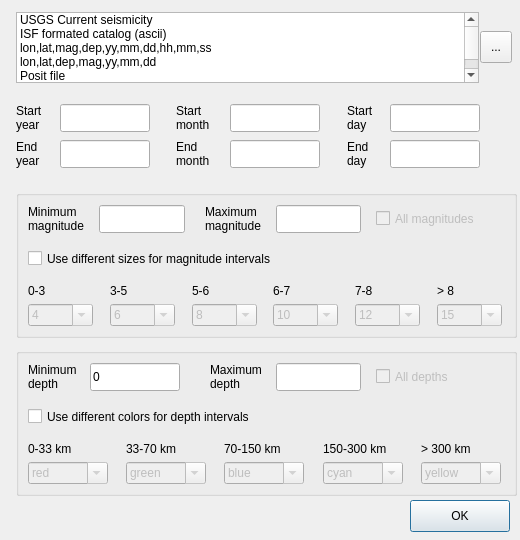
<?xml version="1.0" encoding="UTF-8"?>
<ui version="4.0">
 <class>PlotSeismicityDialog</class>
 <widget class="QDialog" name="PlotSeismicityDialog">
  <property name="geometry">
   <rect>
    <x>0</x>
    <y>0</y>
    <width>520</width>
    <height>540</height>
   </rect>
  </property>
  <property name="windowTitle">
   <string>Plot seismicity</string>
  </property>
  <widget class="QListWidget" name="catalogFormatList">
   <property name="geometry">
    <rect>
     <x>16</x>
     <y>12</y>
     <width>463</width>
     <height>71</height>
    </rect>
   </property>
   <item>
    <property name="text">
     <string>USGS Current seismicity</string>
    </property>
   </item>
   <item>
    <property name="text">
     <string>ISF formated catalog (ascii)</string>
    </property>
   </item>
   <item>
    <property name="text">
     <string>lon,lat,mag,dep,yy,mm,dd,hh,mm,ss</string>
    </property>
   </item>
   <item>
    <property name="text">
     <string>lon,lat,dep,mag,yy,mm,dd</string>
    </property>
   </item>
   <item>
    <property name="text">
     <string>Posit file</string>
    </property>
   </item>
  </widget>
  <widget class="QToolButton" name="openFileButton">
   <property name="geometry">
    <rect>
     <x>480</x>
     <y>31</y>
     <width>32</width>
     <height>32</height>
    </rect>
   </property>
   <property name="text">
    <string>...</string>
   </property>
  </widget>
  <widget class="QLabel" name="startYearLabel">
   <property name="geometry">
    <rect>
     <x>16</x>
     <y>104</y>
     <width>31</width>
     <height>28</height>
    </rect>
   </property>
   <property name="text">
    <string>Start
year</string>
   </property>
  </widget>
  <widget class="QLineEdit" name="startYearEdit">
   <property name="geometry">
    <rect>
     <x>60</x>
     <y>104</y>
     <width>90</width>
     <height>28</height>
    </rect>
   </property>
  </widget>
  <widget class="QLabel" name="startMonthLabel">
   <property name="geometry">
    <rect>
     <x>176</x>
     <y>104</y>
     <width>41</width>
     <height>28</height>
    </rect>
   </property>
   <property name="text">
    <string>Start
month</string>
   </property>
  </widget>
  <widget class="QLineEdit" name="startMonthEdit">
   <property name="geometry">
    <rect>
     <x>230</x>
     <y>104</y>
     <width>90</width>
     <height>28</height>
    </rect>
   </property>
  </widget>
  <widget class="QLabel" name="startDayLabel">
   <property name="geometry">
    <rect>
     <x>347</x>
     <y>104</y>
     <width>41</width>
     <height>28</height>
    </rect>
   </property>
   <property name="text">
    <string>Start
day</string>
   </property>
  </widget>
  <widget class="QLineEdit" name="startDayEdit">
   <property name="geometry">
    <rect>
     <x>390</x>
     <y>104</y>
     <width>90</width>
     <height>28</height>
    </rect>
   </property>
  </widget>
  <widget class="QLabel" name="endYearLabel">
   <property name="geometry">
    <rect>
     <x>16</x>
     <y>140</y>
     <width>31</width>
     <height>28</height>
    </rect>
   </property>
   <property name="text">
    <string>End
year</string>
   </property>
  </widget>
  <widget class="QLineEdit" name="endYearEdit">
   <property name="geometry">
    <rect>
     <x>60</x>
     <y>140</y>
     <width>90</width>
     <height>28</height>
    </rect>
   </property>
  </widget>
  <widget class="QLabel" name="endMonthLabel">
   <property name="geometry">
    <rect>
     <x>176</x>
     <y>140</y>
     <width>41</width>
     <height>28</height>
    </rect>
   </property>
   <property name="text">
    <string>End
month</string>
   </property>
  </widget>
  <widget class="QLineEdit" name="endMonthEdit">
   <property name="geometry">
    <rect>
     <x>230</x>
     <y>140</y>
     <width>90</width>
     <height>28</height>
    </rect>
   </property>
  </widget>
  <widget class="QLabel" name="endDayLabel">
   <property name="geometry">
    <rect>
     <x>347</x>
     <y>140</y>
     <width>41</width>
     <height>28</height>
    </rect>
   </property>
   <property name="text">
    <string>End
day</string>
   </property>
  </widget>
  <widget class="QLineEdit" name="endDayEdit">
   <property name="geometry">
    <rect>
     <x>390</x>
     <y>140</y>
     <width>90</width>
     <height>28</height>
    </rect>
   </property>
  </widget>
  <widget class="QGroupBox" name="magnitudeGroupBox">
   <property name="geometry">
    <rect>
     <x>16</x>
     <y>190</y>
     <width>501</width>
     <height>148</height>
    </rect>
   </property>
   <property name="title">
    <string/>
   </property>
   <widget class="QLabel" name="minMagLabel">
    <property name="geometry">
     <rect>
      <x>12</x>
      <y>15</y>
      <width>65</width>
      <height>28</height>
     </rect>
    </property>
    <property name="text">
     <string>Minimum
magnitude</string>
    </property>
   </widget>
   <widget class="QLineEdit" name="minMagEdit">
    <property name="geometry">
     <rect>
      <x>83</x>
      <y>15</y>
      <width>86</width>
      <height>28</height>
     </rect>
    </property>
   </widget>
   <widget class="QLabel" name="maxMagLabel">
    <property name="geometry">
     <rect>
      <x>189</x>
      <y>15</y>
      <width>65</width>
      <height>28</height>
     </rect>
    </property>
    <property name="text">
     <string>Maximum
magnitude</string>
    </property>
   </widget>
   <widget class="QLineEdit" name="maxMagEdit">
    <property name="geometry">
     <rect>
      <x>260</x>
      <y>15</y>
      <width>85</width>
      <height>28</height>
     </rect>
    </property>
   </widget>
   <widget class="QCheckBox" name="allMagnitudesCheckBox">
    <property name="enabled">
     <bool>false</bool>
    </property>
    <property name="geometry">
     <rect>
      <x>360</x>
      <y>19</y>
      <width>114</width>
      <height>19</height>
     </rect>
    </property>
    <property name="text">
     <string>All magnitudes</string>
    </property>
   </widget>
   <widget class="QCheckBox" name="useDifferentSizesCheckBox">
    <property name="geometry">
     <rect>
      <x>12</x>
      <y>59</y>
      <width>477</width>
      <height>19</height>
     </rect>
    </property>
    <property name="text">
     <string>Use different sizes for magnitude intervals</string>
    </property>
   </widget>
   <widget class="QLabel" name="magRangeLabel0_3">
    <property name="geometry">
     <rect>
      <x>12</x>
      <y>94</y>
      <width>68</width>
      <height>14</height>
     </rect>
    </property>
    <property name="text">
     <string>0-3</string>
    </property>
   </widget>
   <widget class="QLabel" name="magRangeLabel3_5">
    <property name="geometry">
     <rect>
      <x>94</x>
      <y>94</y>
      <width>68</width>
      <height>14</height>
     </rect>
    </property>
    <property name="text">
     <string>3-5</string>
    </property>
   </widget>
   <widget class="QLabel" name="magRangeLabel5_6">
    <property name="geometry">
     <rect>
      <x>176</x>
      <y>94</y>
      <width>67</width>
      <height>14</height>
     </rect>
    </property>
    <property name="text">
     <string>5-6</string>
    </property>
   </widget>
   <widget class="QLabel" name="magRangeLabel6_7">
    <property name="geometry">
     <rect>
      <x>257</x>
      <y>94</y>
      <width>68</width>
      <height>14</height>
     </rect>
    </property>
    <property name="text">
     <string>6-7</string>
    </property>
   </widget>
   <widget class="QLabel" name="magRangeLabel7_8">
    <property name="geometry">
     <rect>
      <x>339</x>
      <y>94</y>
      <width>68</width>
      <height>14</height>
     </rect>
    </property>
    <property name="text">
     <string>7-8</string>
    </property>
   </widget>
   <widget class="QLabel" name="magRangeLabelGt8">
    <property name="geometry">
     <rect>
      <x>421</x>
      <y>94</y>
      <width>68</width>
      <height>14</height>
     </rect>
    </property>
    <property name="text">
     <string>&gt; 8</string>
    </property>
   </widget>
   <widget class="QComboBox" name="sizeCombo0_3">
    <property name="enabled">
     <bool>false</bool>
    </property>
    <property name="geometry">
     <rect>
      <x>12</x>
      <y>114</y>
      <width>65</width>
      <height>22</height>
     </rect>
    </property>
    <property name="editable">
     <bool>true</bool>
    </property>
    <item>
     <property name="text">
      <string>4</string>
     </property>
    </item>
   </widget>
   <widget class="QComboBox" name="sizeCombo3_5">
    <property name="enabled">
     <bool>false</bool>
    </property>
    <property name="geometry">
     <rect>
      <x>94</x>
      <y>114</y>
      <width>65</width>
      <height>22</height>
     </rect>
    </property>
    <property name="editable">
     <bool>true</bool>
    </property>
    <item>
     <property name="text">
      <string>6</string>
     </property>
    </item>
   </widget>
   <widget class="QComboBox" name="sizeCombo5_6">
    <property name="enabled">
     <bool>false</bool>
    </property>
    <property name="geometry">
     <rect>
      <x>176</x>
      <y>114</y>
      <width>65</width>
      <height>22</height>
     </rect>
    </property>
    <property name="editable">
     <bool>true</bool>
    </property>
    <item>
     <property name="text">
      <string>8</string>
     </property>
    </item>
   </widget>
   <widget class="QComboBox" name="sizeCombo6_7">
    <property name="enabled">
     <bool>false</bool>
    </property>
    <property name="geometry">
     <rect>
      <x>257</x>
      <y>114</y>
      <width>65</width>
      <height>22</height>
     </rect>
    </property>
    <property name="editable">
     <bool>true</bool>
    </property>
    <item>
     <property name="text">
      <string>10</string>
     </property>
    </item>
   </widget>
   <widget class="QComboBox" name="sizeCombo7_8">
    <property name="enabled">
     <bool>false</bool>
    </property>
    <property name="geometry">
     <rect>
      <x>339</x>
      <y>114</y>
      <width>65</width>
      <height>22</height>
     </rect>
    </property>
    <property name="editable">
     <bool>true</bool>
    </property>
    <item>
     <property name="text">
      <string>12</string>
     </property>
    </item>
   </widget>
   <widget class="QComboBox" name="sizeComboGt8">
    <property name="enabled">
     <bool>false</bool>
    </property>
    <property name="geometry">
     <rect>
      <x>421</x>
      <y>114</y>
      <width>65</width>
      <height>22</height>
     </rect>
    </property>
    <property name="editable">
     <bool>true</bool>
    </property>
    <item>
     <property name="text">
      <string>15</string>
     </property>
    </item>
   </widget>
  </widget>
  <widget class="QGroupBox" name="depthGroupBox">
   <property name="geometry">
    <rect>
     <x>16</x>
     <y>348</y>
     <width>501</width>
     <height>148</height>
    </rect>
   </property>
   <property name="title">
    <string/>
   </property>
   <widget class="QLabel" name="minDepthLabel">
    <property name="geometry">
     <rect>
      <x>12</x>
      <y>15</y>
      <width>56</width>
      <height>28</height>
     </rect>
    </property>
    <property name="text">
     <string>Minimum
depth</string>
    </property>
   </widget>
   <widget class="QLineEdit" name="minDepthEdit">
    <property name="geometry">
     <rect>
      <x>74</x>
      <y>15</y>
      <width>90</width>
      <height>28</height>
     </rect>
    </property>
    <property name="text">
     <string>0</string>
    </property>
   </widget>
   <widget class="QLabel" name="maxDepthLabel">
    <property name="geometry">
     <rect>
      <x>194</x>
      <y>15</y>
      <width>60</width>
      <height>28</height>
     </rect>
    </property>
    <property name="text">
     <string>Maximum
depth</string>
    </property>
   </widget>
   <widget class="QLineEdit" name="maxDepthEdit">
    <property name="geometry">
     <rect>
      <x>260</x>
      <y>15</y>
      <width>85</width>
      <height>28</height>
     </rect>
    </property>
   </widget>
   <widget class="QCheckBox" name="allDepthsCheckBox">
    <property name="enabled">
     <bool>false</bool>
    </property>
    <property name="geometry">
     <rect>
      <x>360</x>
      <y>19</y>
      <width>84</width>
      <height>19</height>
     </rect>
    </property>
    <property name="text">
     <string>All depths</string>
    </property>
   </widget>
   <widget class="QCheckBox" name="useDifferentColorsCheckBox">
    <property name="geometry">
     <rect>
      <x>12</x>
      <y>59</y>
      <width>477</width>
      <height>19</height>
     </rect>
    </property>
    <property name="text">
     <string>Use different colors for depth intervals</string>
    </property>
   </widget>
   <widget class="QLabel" name="depthRangeLabel0_33">
    <property name="geometry">
     <rect>
      <x>12</x>
      <y>94</y>
      <width>84</width>
      <height>14</height>
     </rect>
    </property>
    <property name="text">
     <string>0-33 km</string>
    </property>
   </widget>
   <widget class="QLabel" name="depthRangeLabel33_70">
    <property name="geometry">
     <rect>
      <x>110</x>
      <y>94</y>
      <width>84</width>
      <height>14</height>
     </rect>
    </property>
    <property name="text">
     <string>33-70 km</string>
    </property>
   </widget>
   <widget class="QLabel" name="depthRangeLabel70_150">
    <property name="geometry">
     <rect>
      <x>208</x>
      <y>94</y>
      <width>85</width>
      <height>14</height>
     </rect>
    </property>
    <property name="text">
     <string>70-150 km</string>
    </property>
   </widget>
   <widget class="QLabel" name="depthRangeLabel150_300">
    <property name="geometry">
     <rect>
      <x>307</x>
      <y>94</y>
      <width>84</width>
      <height>14</height>
     </rect>
    </property>
    <property name="text">
     <string>150-300 km</string>
    </property>
   </widget>
   <widget class="QLabel" name="depthRangeLabelGt300">
    <property name="geometry">
     <rect>
      <x>405</x>
      <y>94</y>
      <width>84</width>
      <height>14</height>
     </rect>
    </property>
    <property name="text">
     <string>&gt; 300 km</string>
    </property>
   </widget>
   <widget class="QComboBox" name="colorCombo0_33">
    <property name="enabled">
     <bool>false</bool>
    </property>
    <property name="geometry">
     <rect>
      <x>12</x>
      <y>114</y>
      <width>80</width>
      <height>22</height>
     </rect>
    </property>
    <property name="editable">
     <bool>true</bool>
    </property>
    <item>
     <property name="text">
      <string>red</string>
     </property>
    </item>
   </widget>
   <widget class="QComboBox" name="colorCombo33_70">
    <property name="enabled">
     <bool>false</bool>
    </property>
    <property name="geometry">
     <rect>
      <x>110</x>
      <y>114</y>
      <width>80</width>
      <height>22</height>
     </rect>
    </property>
    <property name="editable">
     <bool>true</bool>
    </property>
    <item>
     <property name="text">
      <string>green</string>
     </property>
    </item>
   </widget>
   <widget class="QComboBox" name="colorCombo70_150">
    <property name="enabled">
     <bool>false</bool>
    </property>
    <property name="geometry">
     <rect>
      <x>208</x>
      <y>114</y>
      <width>80</width>
      <height>22</height>
     </rect>
    </property>
    <property name="editable">
     <bool>true</bool>
    </property>
    <item>
     <property name="text">
      <string>blue</string>
     </property>
    </item>
   </widget>
   <widget class="QComboBox" name="colorCombo150_300">
    <property name="enabled">
     <bool>false</bool>
    </property>
    <property name="geometry">
     <rect>
      <x>307</x>
      <y>114</y>
      <width>80</width>
      <height>22</height>
     </rect>
    </property>
    <property name="editable">
     <bool>true</bool>
    </property>
    <item>
     <property name="text">
      <string>cyan</string>
     </property>
    </item>
   </widget>
   <widget class="QComboBox" name="colorComboGt300">
    <property name="enabled">
     <bool>false</bool>
    </property>
    <property name="geometry">
     <rect>
      <x>405</x>
      <y>114</y>
      <width>80</width>
      <height>22</height>
     </rect>
    </property>
    <property name="editable">
     <bool>true</bool>
    </property>
    <item>
     <property name="text">
      <string>yellow</string>
     </property>
    </item>
   </widget>
  </widget>
  <widget class="QPushButton" name="okButton">
   <property name="geometry">
    <rect>
     <x>410</x>
     <y>500</y>
     <width>100</width>
     <height>32</height>
    </rect>
   </property>
   <property name="text">
    <string>OK</string>
   </property>
  </widget>
 </widget>
 <resources/>
 <connections/>
</ui>
